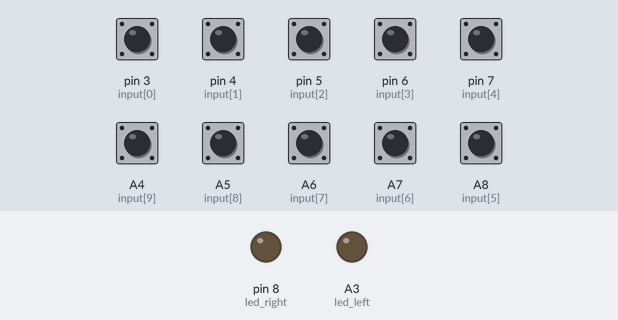
The sketch below on a simulated Teensy 3. Shown: output pins drawn as LEDs (lit = HIGH). The inputs (shaded band) are chosen by the test bench; at power-on: A4 (input[9]), A5 (input[8]), A6 (input[7]), A7 (input[6]), A8 (input[5]), pin 3 (input[0]), pin 4 (input[1]), pin 5 (input[2]), pin 6 (input[3]), pin 7 (input[4]) HIGH.

Above: at 1.2 s.
1.3 s: pin 7 (input[4]) pulled LOW for 0.15 s
At 1.38 s:
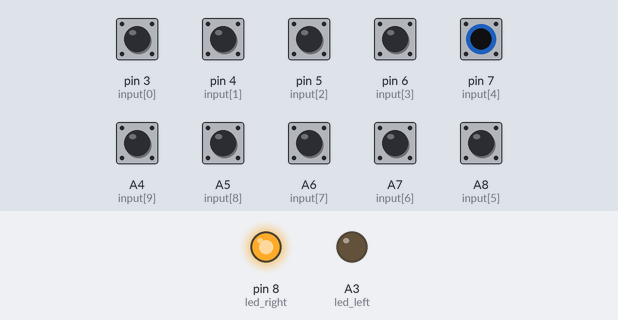
2.9 s: A4 (input[9]) pulled LOW for 0.15 s
At 2.97 s:
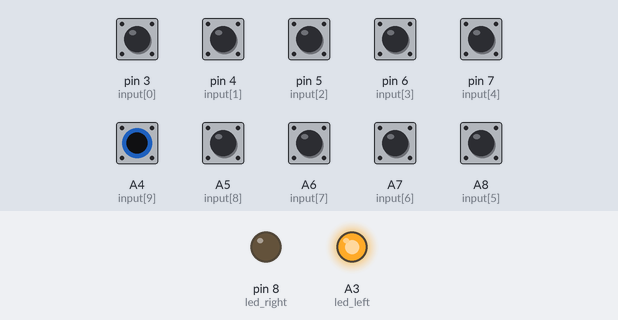
Timing chart, 0 to 5.9 s (numbered marks = the images above; inputs shaded):
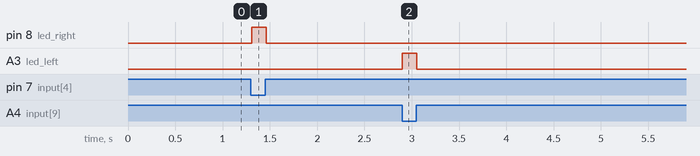

Measured:
- after the input at 1.3 s, pin 8 (led_right): LOW → HIGH at once, → LOW 0.15 s later
- after the input at 2.9 s, A3 (led_left): LOW → HIGH at once, → LOW 0.15 s later

The sketch:

TeensySketch.ino
```cpp
// for teensy 3.1

int input[10] = {3, 4, 5, 6, 7, A8, A7, A6, A5, A4};
unsigned long lastDebounceTime[10] = {0, 0, 0, 0, 0, 0, 0, 0, 0, 0};
unsigned long debounceDelay = 20;
int reading[10] = {0, 0, 0, 0, 0, 0, 0, 0, 0, 0};

int i = 0;

void setup() {
  pinMode(8, OUTPUT); // led right
  pinMode(A3, OUTPUT); // led left
  digitalWrite(8, LOW);
  digitalWrite(A3, LOW);
  Joystick.X(512);
  Joystick.Y(512);
  Joystick.Z(512);
  Joystick.Zrotate(512);
  Joystick.sliderLeft(512);
  Joystick.sliderRight(512);
  Joystick.hat(-1);
  Joystick.useManualSend(true);

  for (i = 0; i < 10; i++) {
    pinMode(input[i], INPUT_PULLUP);
  }
}


void loop() {
  for (i = 0; i < 10; i++) {
    if ((millis() - lastDebounceTime[i]) > debounceDelay) {
      if (i == 4) {
        digitalWrite(8, !digitalRead(7));
      } else if (i == 9) {
        digitalWrite(A3, !digitalRead(A4));
      }

      Joystick.button(i + 1, !digitalRead(input[i]));
      lastDebounceTime[i] = millis();
    }
  }
  Joystick.send_now();
}
```
